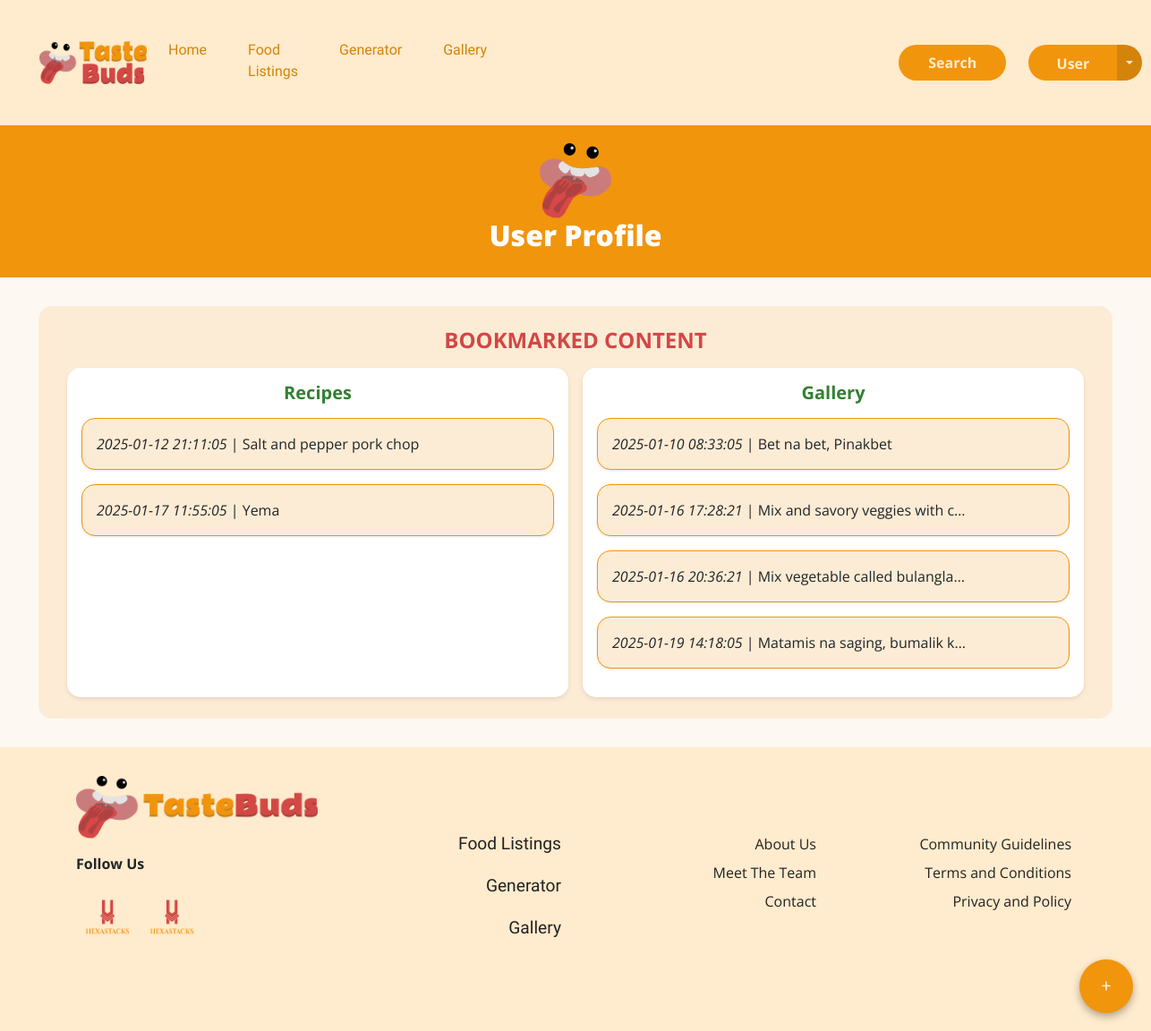
Before: /users/userBookmark.php with the older database file.
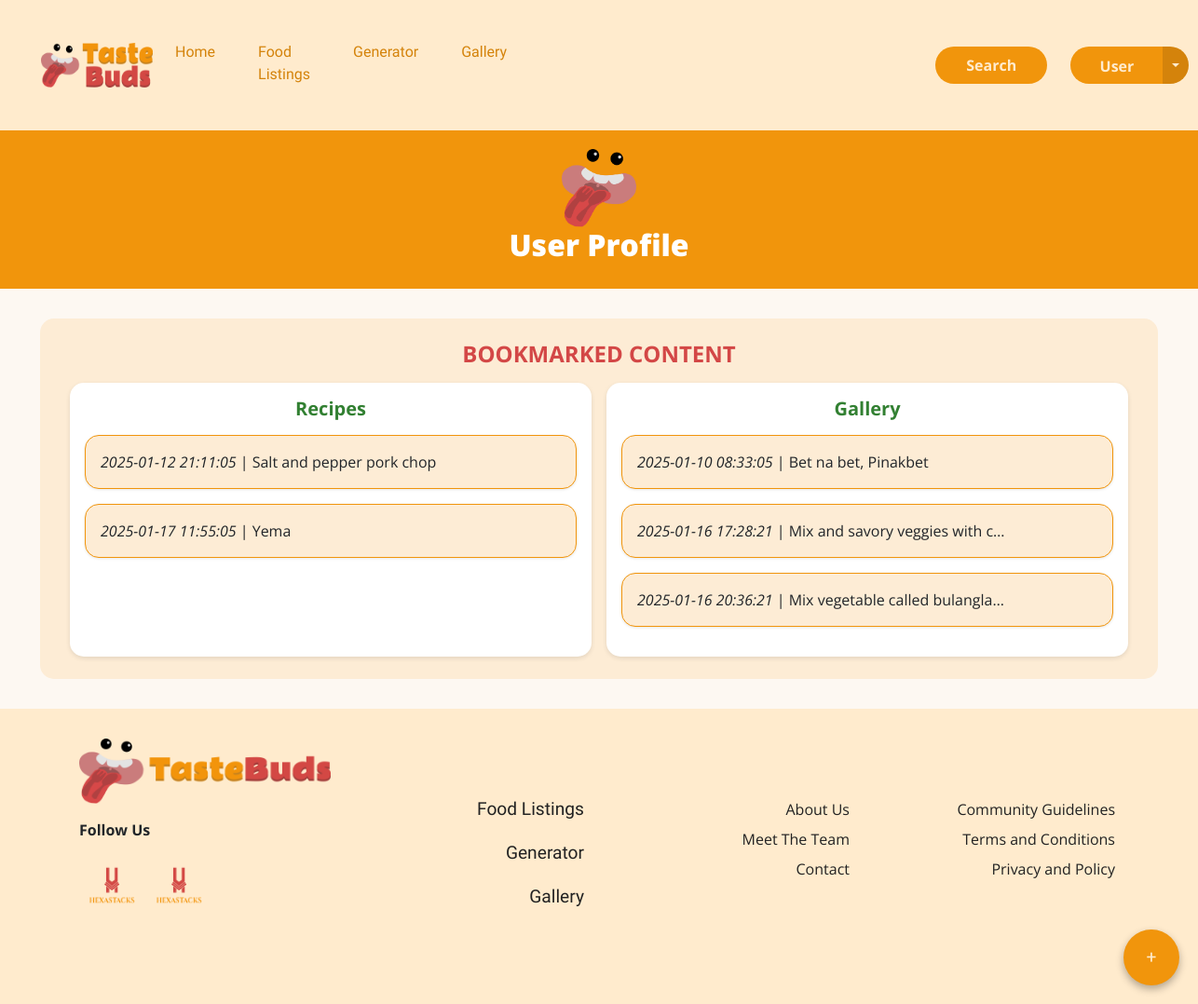
After: the same page with the newer database file.
### tables this page shows
CREATE TABLE `bookmarks` (
  `bookmarkID` int(5) NOT NULL,
  `userID` int(5) NOT NULL,
  `recipeID` int(5) DEFAULT NULL,
  `postID` int(5) DEFAULT NULL,
  `bookmarkedAt` datetime DEFAULT current_timestamp()
);

CREATE TABLE `recipes` (
  `recipeID` int(5) NOT NULL,
  `recipeTitle` varchar(100) NOT NULL,
  `description` varchar(600) NOT NULL,
  `ingredients` varchar(800) NOT NULL,
  `steps` varchar(5000) NOT NULL,
  `userID` int(5) NOT NULL,
  `isApproved` varchar(3) NOT NULL DEFAULT 'no',
  `createdAt` datetime NOT NULL DEFAULT current_timestamp(),
  `updatedAt` datetime DEFAULT current_timestamp(),
  `primaryCategoryID` int(1) NOT NULL,
  `subcategoryID` int(1) DEFAULT NULL
);

CREATE TABLE `galleryposts` (
  `postID` int(5) NOT NULL,
  `caption` varchar(1000) NOT NULL,
  `userID` int(5) NOT NULL,
  `isApproved` varchar(3) NOT NULL DEFAULT 'no',
  `createdAt` datetime NOT NULL DEFAULT current_timestamp(),
  `updatedAt` datetime DEFAULT current_timestamp(),
  `primaryCategoryID` int(1) NOT NULL,
  `subcategoryID` int(1) NOT NULL DEFAULT 7
);

### connect.php (called while the page is built, shortened)
<?php
function executeQuery($query)
{
	$conn = $GLOBALS['conn'];
	return mysqli_query($conn, $query);
}
?>

### users/userBookmark.php (the view, shortened to what this page needs)
<?php
include("../connect.php");
$queryUserBookmarksRcIndividual = "
SELECT bookmarks.*, users.userID AS userBookmarkerID, users.firstName, users.lastName, recipes.*
FROM bookmarks
LEFT JOIN users ON users.userID = bookmarks.userID
LEFT JOIN recipes ON recipes.recipeID = bookmarks.recipeID
WHERE bookmarks.recipeID >= 1 AND bookmarks.userID = 7;
";
$resultUserBookmarksRcIndividual = executeQuery($queryUserBookmarksRcIndividual);
$queryUserBookmarksGpIndividual = "
SELECT bookmarks.*, users.userID AS userBookmarkerID, users.firstName, users.lastName, galleryposts.*
FROM bookmarks
LEFT JOIN users ON users.userID = bookmarks.userID
LEFT JOIN galleryposts ON galleryposts.postID = bookmarks.postID
WHERE bookmarks.postID >= 1 AND bookmarks.userID = 7;
";
$resultUserBookmarksGpIndividual = executeQuery($queryUserBookmarksGpIndividual);
?>
<!DOCTYPE html>
<html lang="en">
<head>
    <link href="https://cdn.jsdelivr.net/npm/bootstrap@5.3.3/dist/css/bootstrap.min.css" rel="stylesheet"
>
    <link rel="stylesheet" href="../shared/assets/css/activityLog.css">
    <link rel="stylesheet" href="../shared/assets/css/navbar.css" />
    <link rel="stylesheet" href="../shared/assets/css/footer.css">
</head>
<body>
    <?php include("../shared/components/navbar.php") ?>
    <div class="profile-page">
        <header class="profile-header">
            <img src="../shared/assets/image/Logo.png" alt="TasteBuds Logo">
            <h1>User Profile</h1>
        </header>
        <main>
            <section class="content-section">
                <h2>Bookmarked Content</h2>
                <div class="content-container">
                    <div class="category">
                        <h3>Recipes</h3>
                        <?php
                        if (mysqli_num_rows($resultUserBookmarksRcIndividual) > 0) {
                            while ($userBookmarksRcIndividualRow = mysqli_fetch_assoc($resultUserBookmarksRcIndividual)) {
                                ?>
                                <div class="item-list mb-3" id="bookmarked-recipes">
                                    <a href="recipeOverview.php?recipeID=<?php echo $userBookmarksRcIndividualRow['recipeID']; ?>"
                                        class="item">
                                        <span
                                            style="overflow: hidden; text-overflow: ellipsis; white-space: nowrap; display: inline-block; max-width: 80%;">
                                            <?php echo "<i>" . $userBookmarksRcIndividualRow['bookmarkedAt'] . "</i> | " . $userBookmarksRcIndividualRow['recipeTitle']; ?>
                                        </span>
                                    </a>
                                </div>
                                <?php
                            }
                        }
                        ?>
                    </div>
                    <div class="category">
                        <h3>Gallery</h3>
                        <?php
                        if (mysqli_num_rows($resultUserBookmarksGpIndividual) > 0) {
                            while ($userBookmarksGpIndividualRow = mysqli_fetch_assoc($resultUserBookmarksGpIndividual)) {
                                ?>
                                <div class="item-list mb-3" id="bookmarked-gallery">
                                    <a href="postOverview.php?postID=<?php echo $userBookmarksGpIndividualRow['postID']; ?>"
                                        class="item">
                                        <span
                                            style="overflow: hidden; text-overflow: ellipsis; white-space: nowrap; display: inline-block; max-width: 80%;">
                                            <?php echo "<i>" . $userBookmarksGpIndividualRow['bookmarkedAt'] . "</i> | " . $userBookmarksGpIndividualRow['caption']; ?>
                                        </span>
                                    </a>
                                </div>
                                <?php
                            }
                        }
                        ?>
                    </div>
                </div>
            </section>
        </main>
    </div>
    <?php include '../shared/components/footer.php'; ?>
</body>
</html>

Changed rows visible on the page:
removed bookmarks: bookmarkedAt "2025-01-19 14:18:05", postID.caption "Matamis na saging, bumalik k…", shown under "Gallery"
